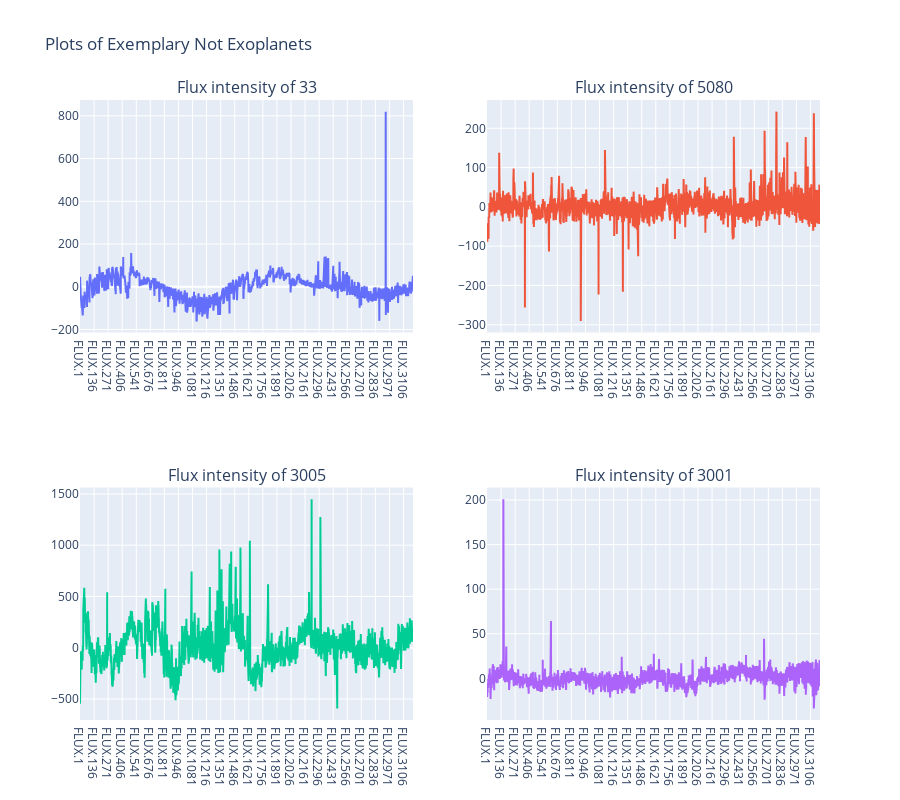

The code cell stored with this chart in its notebook:
### Code cell
#Separation of Not Exoplanet and Exoplanet
exo_train_y=exo_train[exo_train['LABEL'] > 1 ]
exo_train_n=exo_train[exo_train['LABEL'] < 2]
train_t_n=exo_train_n.iloc[:,1:].T
train_t_y=exo_train_y.iloc[:,1:].T
train_t_n.head(1)
exo_train['LABEL'].value_counts()


# Plots for Not Exoplanets
fig = make_subplots(rows=2, cols=2,subplot_titles=("Flux intensity of 33", "Flux intensity of 5080", 
                                                   "Flux intensity of 3005", "Flux intensity of 3001"))
fig.add_trace(
    go.Scatter(y=train_t_n[33], x=train_t_n.index),
    row=1, col=1
)
fig.add_trace(
    go.Scatter(y=train_t_n[5080], x=train_t_n.index),
    row=1, col=2
)
fig.add_trace(
    go.Scatter(y=train_t_n[3005], x=train_t_n.index),
    row=2, col=1
)
fig.add_trace(
    go.Scatter(y=train_t_n[3001], x=train_t_n.index),
    row=2, col=2
)
fig.update_layout(height=800, width=900, title_text="Plots of Exemplary Not Exoplanets",showlegend=False)
fig.show()

### Figure 1 — Plotly figure (JSON) as saved in the notebook; plotly's stock layout.template omitted (floating-point values rounded to 4 significant figures; data arrays with more than 128 entries replaced by an {"elided": "..."} marker saying what was removed)
{"data": [{"type": "scatter", "x": {"elided": "3197 str values"}, "xaxis": "x", "y": {"elided": "3197 float values"}, "yaxis": "y"}, {"type": "scatter", "x": {"elided": "3197 str values"}, "xaxis": "x2", "y": {"elided": "3197 float values"}, "yaxis": "y2"}, {"type": "scatter", "x": {"elided": "3197 str values"}, "xaxis": "x3", "y": {"elided": "3197 float values"}, "yaxis": "y3"}, {"type": "scatter", "x": {"elided": "3197 str values"}, "xaxis": "x4", "y": {"elided": "3197 float values"}, "yaxis": "y4"}], "layout": {"annotations": [{"font": {"size": 16}, "showarrow": false, "text": "Flux intensity of 33", "x": 0.225, "xanchor": "center", "xref": "paper", "y": 1, "yanchor": "bottom", "yref": "paper"}, {"font": {"size": 16}, "showarrow": false, "text": "Flux intensity of 5080", "x": 0.775, "xanchor": "center", "xref": "paper", "y": 1, "yanchor": "bottom", "yref": "paper"}, {"font": {"size": 16}, "showarrow": false, "text": "Flux intensity of 3005", "x": 0.225, "xanchor": "center", "xref": "paper", "y": 0.375, "yanchor": "bottom", "yref": "paper"}, {"font": {"size": 16}, "showarrow": false, "text": "Flux intensity of 3001", "x": 0.775, "xanchor": "center", "xref": "paper", "y": 0.375, "yanchor": "bottom", "yref": "paper"}], "height": 800, "showlegend": false, "title": {"text": "Plots of Exemplary Not Exoplanets"}, "width": 900, "xaxis": {"anchor": "y", "domain": [0, 0.45]}, "xaxis2": {"anchor": "y2", "domain": [0.55, 1]}, "xaxis3": {"anchor": "y3", "domain": [0, 0.45]}, "xaxis4": {"anchor": "y4", "domain": [0.55, 1]}, "yaxis": {"anchor": "x", "domain": [0.625, 1]}, "yaxis2": {"anchor": "x2", "domain": [0.625, 1]}, "yaxis3": {"anchor": "x3", "domain": [0, 0.375]}, "yaxis4": {"anchor": "x4", "domain": [0, 0.375]}}}
